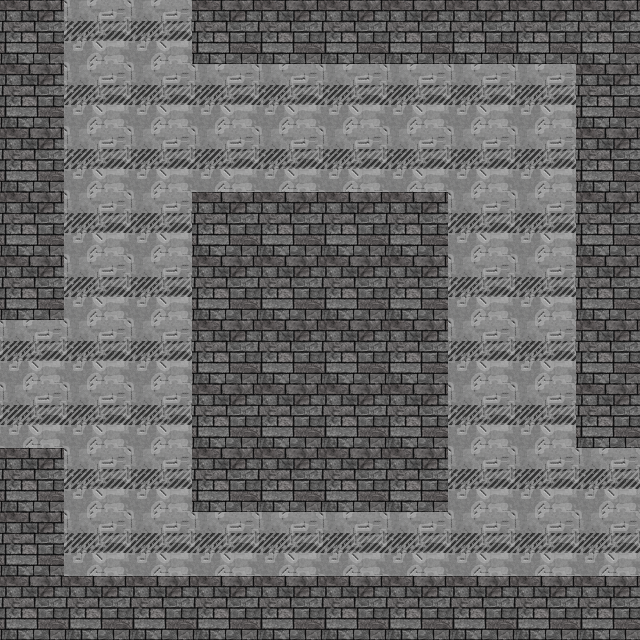

Rendered tile map (Tiled .tmx) drawn with the repository's tilesets; below, a short description and the map source with its tile grids summarised:
An orthogonal 10x10 tile map with 64x64 px tiles, 3 tile layers (Background, Dynamic_Obstacles, Walls).

<map version="1.0" orientation="orthogonal" renderorder="right-down" width="10" height="10" tilewidth="64" tileheight="64" nextobjectid="1">
 <tileset firstgid="1" name="64pxTileSet" tilewidth="64" tileheight="64">
  <image source="../64pxTileSet.png" width="1472" height="128" />
 </tileset>
 <layer name="Background" width="10" height="10">
  <data>[100 cells, 100 non-empty, 1 distinct tile ids]</data>
 </layer>
 <layer name="Dynamic_Obstacles" width="10" height="10">
  <data>[100 cells, 0 non-empty, 0 distinct tile ids]</data>
 </layer>
 <layer name="Walls" width="10" height="10">
  <data>[100 cells, 50 non-empty, 1 distinct tile ids]</data>
 </layer>
</map>
